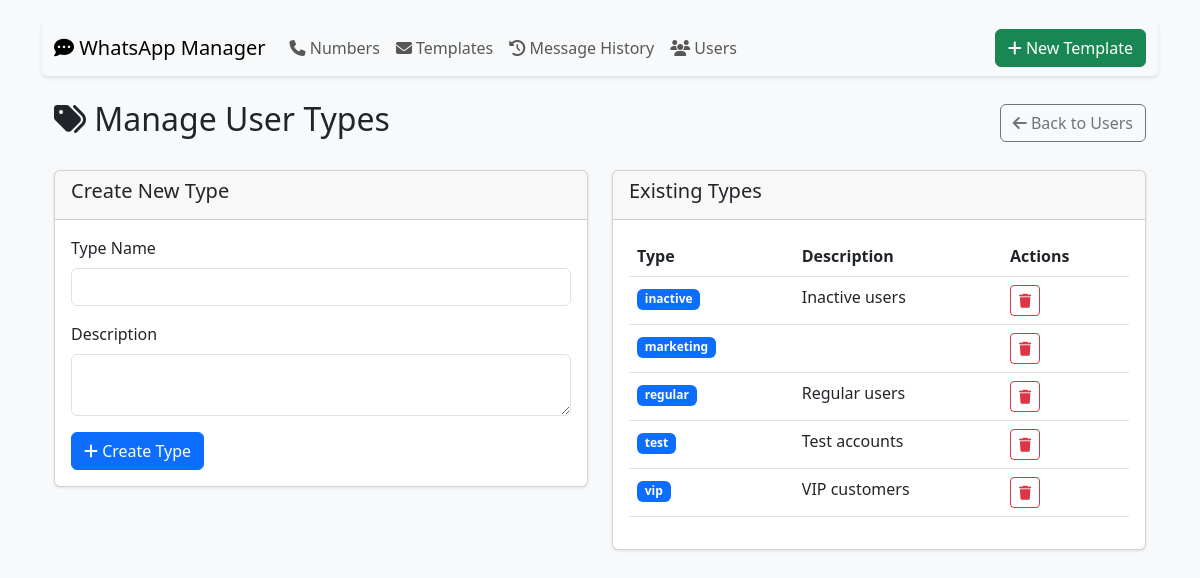
Before: /user_types with the older database file.
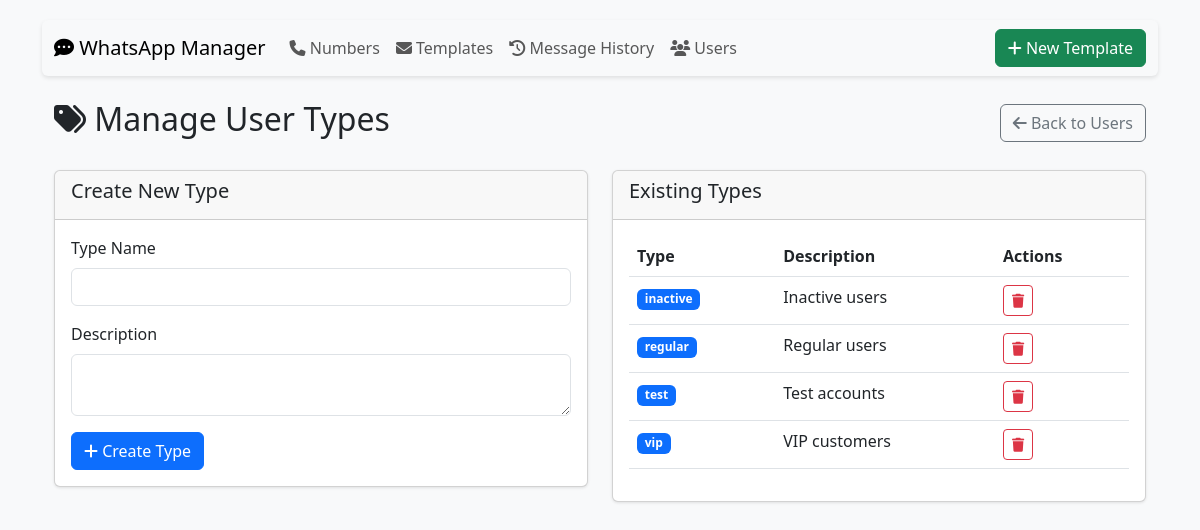
After: the same page with the newer database file.
### tables this page shows
CREATE TABLE user_types (
                id INTEGER PRIMARY KEY AUTOINCREMENT,
                type_name TEXT UNIQUE NOT NULL,
                description TEXT,
                created_at TEXT DEFAULT CURRENT_TIMESTAMP
            );

### app.py (the view, shortened to what this page needs)
@app.route('/user_types', methods=['GET', 'POST'])
def manage_user_types():
    with sqlite3.connect('database.db') as conn:
        conn.row_factory = sqlite3.Row
        types = conn.execute('''
            SELECT * FROM user_types ORDER BY type_name
        ''').fetchall()
    return render_template('manage_user_types.html', user_types=types)

### app.py (called while the page is built)
@app.context_processor
def utility_processor():
    return dict(get_template_variables=get_template_variables)

### templates/manage_user_types.html
{% extends "base.html" %}
{% block content %}
<div class="container mt-4">
    <div class="d-flex justify-content-between align-items-center mb-4">
        <h2><i class="fas fa-tags"></i> Manage User Types</h2>
        <a href="{{ url_for('manage_users') }}" class="btn btn-outline-secondary">
            <i class="fas fa-arrow-left"></i> Back to Users
        </a>
    </div>
    <div class="row">
        <div class="col-md-6">
            <div class="card">
                <div class="card-header">
                    <h5>Create New Type</h5>
                </div>
                <div class="card-body">
                    <form method="POST" action="{{ url_for('manage_user_types') }}">
                        <div class="mb-3">
                            <label class="form-label">Type Name</label>
                            <input type="text" name="type_name" class="form-control" required>
                        </div>
                        <div class="mb-3">
                            <label class="form-label">Description</label>
                            <textarea name="description" class="form-control" rows="2"></textarea>
                        </div>
                        <button type="submit" class="btn btn-primary">
                            <i class="fas fa-plus"></i> Create Type
                        </button>
                    </form>
                </div>
            </div>
        </div>
        <div class="col-md-6">
            <div class="card">
                <div class="card-header">
                    <h5>Existing Types</h5>
                </div>
                <div class="card-body">
                    {% if user_types %}
                    <div class="table-responsive">
                        <table class="table">
                            <thead>
                                <tr>
                                    <th>Type</th>
                                    <th>Description</th>
                                    <th>Actions</th>
                                </tr>
                            </thead>
                            <tbody>
                                {% for type in user_types %}
                                <tr>
                                    <td>
                                        <span class="badge bg-primary">{{ type['type_name'] }}</span>
                                    </td>
                                    <td>{{ type['description'] }}</td>
                                    <td>
                                        <form method="POST" action="{{ url_for('delete_user_type', type_name=type['type_name']) }}"
                                              onsubmit="return confirm('Delete this user type?');">
                                            <button type="submit" class="btn btn-sm btn-outline-danger">
                                                <i class="fas fa-trash"></i>
                                            </button>
                                        </form>
                                    </td>
                                </tr>
                                {% endfor %}
                            </tbody>
                        </table>
                    </div>
                    {% else %}
                    <div class="alert alert-info">No user types found</div>
                    {% endif %}
                </div>
            </div>
        </div>
    </div>
</div>
{% endblock %}

Changed rows visible on the page:
removed user_types: type_name "marketing"
